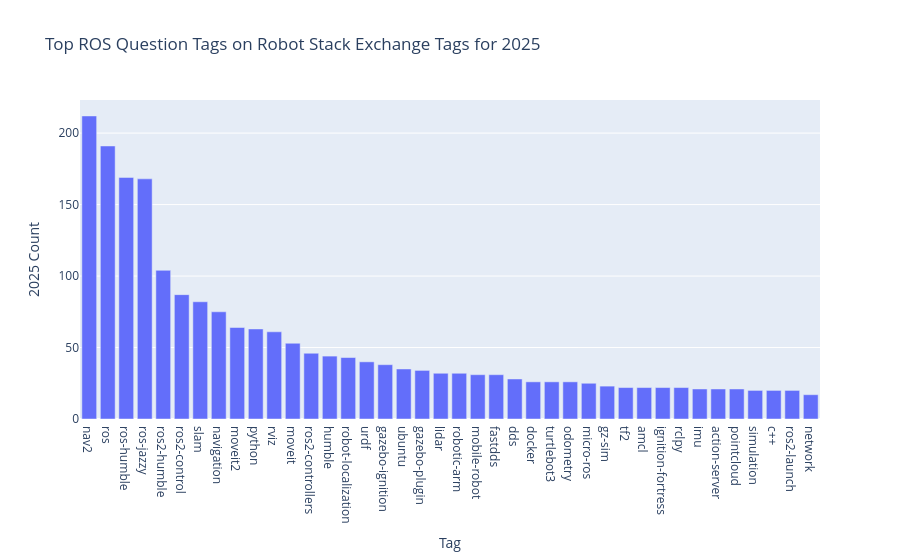

Notebook cell for this chart:
### Code cell
df = pd.DataFrame.from_dict(all_ros_this_summary["tags"], orient='index').reset_index()
df.columns.values[0] = "Tag"
temp = "{0} Count".format(this_year)
df.columns.values[1] = temp
df = df.sort_values(by=temp,ascending=False)
fig = px.bar(df[2:42], x="Tag", y=temp, title="Top ROS Question Tags on Robot Stack Exchange Tags for {0}".format(this_year))
fig.show()

### Figure 1 — Plotly figure (JSON) as saved in the notebook; plotly's stock layout.template omitted (floating-point values rounded to 4 significant figures)
{"data": [{"hovertemplate": "Tag=%{x}<br>2025 Count=%{y}<extra></extra>", "legendgroup": "", "marker": {"color": "#636efa", "pattern": {"shape": ""}}, "name": "", "orientation": "v", "showlegend": false, "textposition": "auto", "type": "bar", "x": ["nav2", "ros", "ros-humble", "ros-jazzy", "ros2-humble", "ros2-control", "slam", "navigation", "moveit2", "python", "rviz", "moveit", "ros2-controllers", "humble", "robot-localization", "urdf", "gazebo-ignition", "ubuntu", "gazebo-plugin", "lidar", "robotic-arm", "mobile-robot", "fastdds", "dds", "docker", "turtlebot3", "odometry", "micro-ros", "gz-sim", "tf2", "amcl", "ignition-fortress", "rclpy", "imu", "action-server", "pointcloud", "simulation", "c++", "ros2-launch", "network"], "xaxis": "x", "y": [212, 191, 169, 168, 104, 87, 82, 75, 64, 63, 61, 53, 46, 44, 43, 40, 38, 35, 34, 32, 32, 31, 31, 28, 26, 26, 26, 25, 23, 22, 22, 22, 22, 21, 21, 21, 20, 20, 20, 17], "yaxis": "y"}], "layout": {"barmode": "relative", "legend": {"tracegroupgap": 0}, "title": {"text": "Top ROS Question Tags on Robot Stack Exchange Tags for 2025"}, "xaxis": {"anchor": "y", "domain": [0, 1], "title": {"text": "Tag"}}, "yaxis": {"anchor": "x", "domain": [0, 1], "title": {"text": "2025 Count"}}}}
